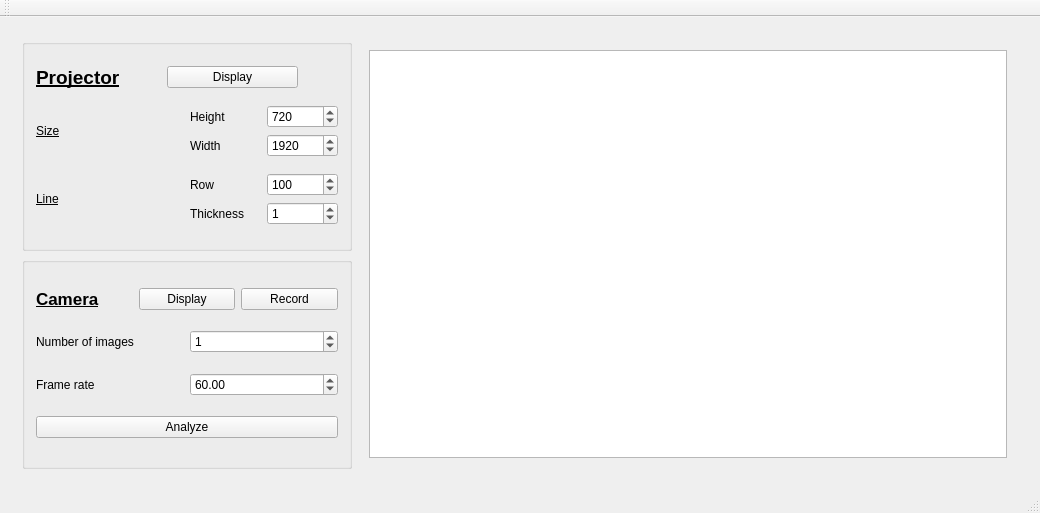
<?xml version="1.0" encoding="UTF-8"?>
<ui version="4.0">
 <class>MainWindow</class>
 <widget class="QMainWindow" name="MainWindow">
  <property name="geometry">
   <rect>
    <x>0</x>
    <y>0</y>
    <width>1040</width>
    <height>513</height>
   </rect>
  </property>
  <property name="windowTitle">
   <string>MainWindow</string>
  </property>
  <widget class="QWidget" name="centralWidget">
   <layout class="QHBoxLayout" name="horizontalLayout_9">
    <item>
     <widget class="QWidget" name="widget" native="true">
      <property name="sizePolicy">
       <sizepolicy hsizetype="Expanding" vsizetype="Preferred">
        <horstretch>0</horstretch>
        <verstretch>0</verstretch>
       </sizepolicy>
      </property>
      <layout class="QHBoxLayout" name="horizontalLayout" stretch="1,2">
       <item>
        <layout class="QVBoxLayout" name="verticalLayout_2">
         <property name="sizeConstraint">
          <enum>QLayout::SetDefaultConstraint</enum>
         </property>
         <item>
          <widget class="QGroupBox" name="groupBox_2">
           <property name="sizePolicy">
            <sizepolicy hsizetype="Preferred" vsizetype="Preferred">
             <horstretch>0</horstretch>
             <verstretch>0</verstretch>
            </sizepolicy>
           </property>
           <property name="maximumSize">
            <size>
             <width>16777215</width>
             <height>16777215</height>
            </size>
           </property>
           <property name="autoFillBackground">
            <bool>true</bool>
           </property>
           <layout class="QGridLayout" name="gridLayout">
            <item row="2" column="0">
             <layout class="QHBoxLayout" name="horizontalLayout_19">
              <item>
               <widget class="QLabel" name="label_5">
                <property name="minimumSize">
                 <size>
                  <width>70</width>
                  <height>0</height>
                 </size>
                </property>
                <property name="font">
                 <font>
                  <underline>true</underline>
                 </font>
                </property>
                <property name="text">
                 <string>Line</string>
                </property>
               </widget>
              </item>
              <item>
               <layout class="QVBoxLayout" name="verticalLayout_3">
                <item>
                 <layout class="QHBoxLayout" name="horizontalLayout_6">
                  <item>
                   <widget class="QLabel" name="label_3">
                    <property name="text">
                     <string>Row</string>
                    </property>
                   </widget>
                  </item>
                  <item>
                   <widget class="QSpinBox" name="proj_row">
                    <property name="maximum">
                     <number>3000</number>
                    </property>
                    <property name="value">
                     <number>100</number>
                    </property>
                   </widget>
                  </item>
                 </layout>
                </item>
                <item>
                 <layout class="QHBoxLayout" name="horizontalLayout_5">
                  <item>
                   <widget class="QLabel" name="label_7">
                    <property name="text">
                     <string>Thickness </string>
                    </property>
                   </widget>
                  </item>
                  <item>
                   <widget class="QSpinBox" name="proj_thickness">
                    <property name="maximum">
                     <number>3000</number>
                    </property>
                    <property name="value">
                     <number>1</number>
                    </property>
                   </widget>
                  </item>
                 </layout>
                </item>
               </layout>
              </item>
             </layout>
            </item>
            <item row="0" column="0">
             <layout class="QHBoxLayout" name="horizontalLayout_13">
              <item>
               <widget class="QLabel" name="label_8">
                <property name="font">
                 <font>
                  <pointsize>14</pointsize>
                  <weight>75</weight>
                  <bold>true</bold>
                  <underline>true</underline>
                 </font>
                </property>
                <property name="text">
                 <string>Projector</string>
                </property>
               </widget>
              </item>
              <item>
               <spacer name="horizontalSpacer">
                <property name="orientation">
                 <enum>Qt::Horizontal</enum>
                </property>
                <property name="sizeHint" stdset="0">
                 <size>
                  <width>40</width>
                  <height>20</height>
                 </size>
                </property>
               </spacer>
              </item>
              <item>
               <widget class="QPushButton" name="proj_display">
                <property name="minimumSize">
                 <size>
                  <width>131</width>
                  <height>0</height>
                 </size>
                </property>
                <property name="maximumSize">
                 <size>
                  <width>131</width>
                  <height>16777215</height>
                 </size>
                </property>
                <property name="text">
                 <string>Display</string>
                </property>
               </widget>
              </item>
              <item>
               <spacer name="horizontalSpacer_2">
                <property name="orientation">
                 <enum>Qt::Horizontal</enum>
                </property>
                <property name="sizeHint" stdset="0">
                 <size>
                  <width>40</width>
                  <height>20</height>
                 </size>
                </property>
               </spacer>
              </item>
             </layout>
            </item>
            <item row="1" column="0">
             <layout class="QHBoxLayout" name="horizontalLayout_20">
              <item>
               <widget class="QLabel" name="label_2">
                <property name="minimumSize">
                 <size>
                  <width>70</width>
                  <height>0</height>
                 </size>
                </property>
                <property name="font">
                 <font>
                  <underline>true</underline>
                 </font>
                </property>
                <property name="text">
                 <string>Size</string>
                </property>
               </widget>
              </item>
              <item>
               <layout class="QVBoxLayout" name="verticalLayout_4">
                <item>
                 <layout class="QHBoxLayout" name="horizontalLayout_8">
                  <item>
                   <widget class="QLabel" name="label_6">
                    <property name="text">
                     <string>Height</string>
                    </property>
                   </widget>
                  </item>
                  <item>
                   <widget class="QSpinBox" name="proj_height">
                    <property name="maximum">
                     <number>3000</number>
                    </property>
                    <property name="value">
                     <number>720</number>
                    </property>
                   </widget>
                  </item>
                 </layout>
                </item>
                <item>
                 <layout class="QHBoxLayout" name="horizontalLayout_7">
                  <item>
                   <widget class="QLabel" name="label_4">
                    <property name="text">
                     <string>Width</string>
                    </property>
                   </widget>
                  </item>
                  <item>
                   <widget class="QSpinBox" name="proj_width">
                    <property name="maximum">
                     <number>3000</number>
                    </property>
                    <property name="value">
                     <number>1920</number>
                    </property>
                   </widget>
                  </item>
                 </layout>
                </item>
               </layout>
              </item>
             </layout>
            </item>
           </layout>
          </widget>
         </item>
         <item>
          <widget class="QGroupBox" name="groupBox_3">
           <property name="sizePolicy">
            <sizepolicy hsizetype="Preferred" vsizetype="Preferred">
             <horstretch>0</horstretch>
             <verstretch>0</verstretch>
            </sizepolicy>
           </property>
           <property name="maximumSize">
            <size>
             <width>16777215</width>
             <height>16777215</height>
            </size>
           </property>
           <property name="autoFillBackground">
            <bool>false</bool>
           </property>
           <layout class="QVBoxLayout" name="verticalLayout">
            <item>
             <layout class="QHBoxLayout" name="horizontalLayout_4">
              <item>
               <widget class="QLabel" name="label_15">
                <property name="font">
                 <font>
                  <pointsize>13</pointsize>
                  <weight>75</weight>
                  <bold>true</bold>
                  <underline>true</underline>
                 </font>
                </property>
                <property name="text">
                 <string>Camera</string>
                </property>
               </widget>
              </item>
              <item>
               <widget class="QPushButton" name="cam_display">
                <property name="text">
                 <string>Display</string>
                </property>
               </widget>
              </item>
              <item>
               <widget class="QPushButton" name="cam_record">
                <property name="text">
                 <string>Record</string>
                </property>
               </widget>
              </item>
             </layout>
            </item>
            <item>
             <layout class="QHBoxLayout" name="horizontalLayout_3">
              <item>
               <widget class="QLabel" name="label">
                <property name="text">
                 <string>Number of images </string>
                </property>
               </widget>
              </item>
              <item>
               <widget class="QSpinBox" name="cam_nbimages">
                <property name="value">
                 <number>1</number>
                </property>
               </widget>
              </item>
             </layout>
            </item>
            <item>
             <layout class="QHBoxLayout" name="horizontalLayout_2">
              <item>
               <widget class="QLabel" name="label_9">
                <property name="text">
                 <string>Frame rate</string>
                </property>
               </widget>
              </item>
              <item>
               <widget class="QDoubleSpinBox" name="cam_framerate">
                <property name="maximum">
                 <double>350.000000000000000</double>
                </property>
                <property name="value">
                 <double>60.000000000000000</double>
                </property>
               </widget>
              </item>
             </layout>
            </item>
            <item>
             <widget class="QPushButton" name="analyze">
              <property name="text">
               <string>Analyze</string>
              </property>
             </widget>
            </item>
           </layout>
          </widget>
         </item>
        </layout>
       </item>
       <item>
        <widget class="QWidget" name="widget_4" native="true">
         <layout class="QVBoxLayout" name="verticalLayout_5">
          <item>
           <widget class="QGraphicsView" name="cam_image"/>
          </item>
         </layout>
        </widget>
       </item>
      </layout>
     </widget>
    </item>
   </layout>
  </widget>
  <widget class="QMenuBar" name="menuBar">
   <property name="geometry">
    <rect>
     <x>0</x>
     <y>0</y>
     <width>1040</width>
     <height>21</height>
    </rect>
   </property>
  </widget>
  <widget class="QToolBar" name="mainToolBar">
   <attribute name="toolBarArea">
    <enum>TopToolBarArea</enum>
   </attribute>
   <attribute name="toolBarBreak">
    <bool>false</bool>
   </attribute>
  </widget>
  <widget class="QStatusBar" name="statusBar"/>
 </widget>
 <layoutdefault spacing="6" margin="11"/>
 <resources/>
 <connections/>
</ui>
